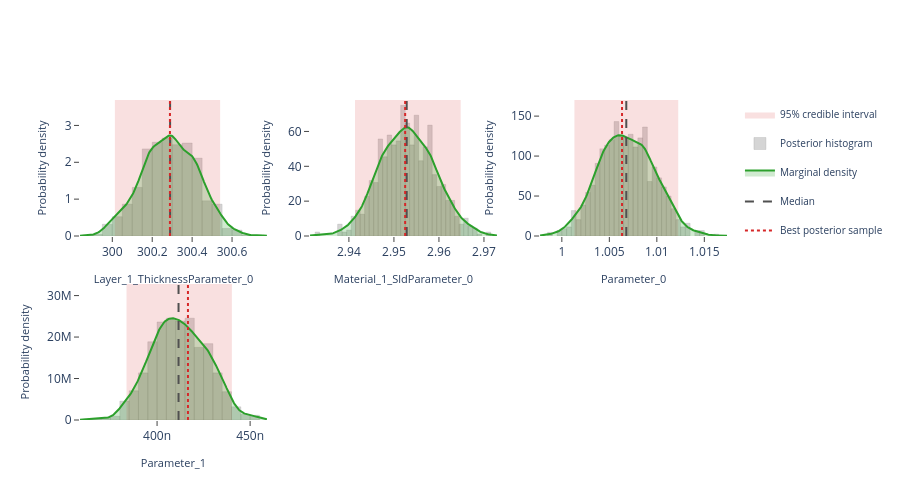

The notebook cell saved with this chart:
### Markdown cell above
## Interactive posterior plots

The next three cells render the same Plotly figures that are shown on the
Bayesian Posterior tab of the EasyReflectometryApp:

* **Marginals** — per-parameter distribution: histogram + smooth KDE marginal,
  shaded 95% credible interval, and median / best-sample lines
  (`plot_distribution` or `posterior.distribution()`)
* **Corner plot** — pairwise marginals + 2-D contours + scatter (`plot_corner`)
* **Traces** — per-chain trace + marginal histogram (`plot_trace`)

The standalone helpers are called with ``return_figure=True`` so they return a
Plotly ``Figure`` that we render in the notebook with ``fig.show()``; the
``PosteriorResults`` methods return the figure directly.

### Code cell
# ---- Marginal posterior distributions ---------------------------------------
# One panel per free parameter, each overlaying the posterior histogram, a
# smooth Gaussian-KDE marginal, the shaded 95% credible interval, and the
# median / best-sample reference lines.  Mirrors the "Marginals" sub-tab in
# the EasyReflectometryApp.

# The PosteriorResults method passes ``logp`` through automatically so the
# best posterior sample (MAP) line is drawn:
fig = posterior.distribution()
fig.show()

# Standalone equivalent (pass ``logp`` to get the best-sample line):
# fig = plot_distribution(
#     posterior.draws,
#     posterior.param_names,
#     logp=posterior.logp,
#     return_figure=True,
# )
# fig.show()

### Figure 1 — Plotly figure (JSON) as saved in the notebook; plotly's stock layout.template omitted (floating-point values rounded to 4 significant figures; data arrays with more than 128 entries replaced by an {"elided": "..."} marker saying what was removed)
{"data": [{"fill": "toself", "fillcolor": "rgba(214, 39, 40, 0.14)", "hoverinfo": "skip", "legendgroup": "95% credible interval", "line": {"color": "rgba(214, 39, 40, 0.14)", "width": 0}, "mode": "lines", "name": "95% credible interval", "showlegend": true, "type": "scatter", "x": [300.0, 300.5, 300.5, 300.0, 300.0], "xaxis": "x", "y": [0.0, 0.0, 3.69, 3.69, 0.0], "yaxis": "y"}, {"histnorm": "probability density", "hovertemplate": "sample=%{x:.4f}<br>density: %{y:.2f}<extra></extra>", "legendgroup": "histogram", "marker": {"color": "rgba(120, 120, 120, 0.38)", "line": {"color": "rgba(120, 120, 120, 0.24)", "width": 1}}, "name": "Posterior histogram", "nbinsx": 40, "opacity": 0.82, "showlegend": true, "type": "histogram", "x": {"elided": "880 float values"}, "xaxis": "x", "yaxis": "y"}, {"fill": "tozeroy", "fillcolor": "rgba(44, 160, 44, 0.22)", "hovertemplate": "Layer_1_ThicknessParameter_0: %{x:.4f}<br>density: %{y:.4f}<extra></extra>", "legendgroup": "marginal", "line": {"color": "rgb(44, 160, 44)", "width": 2}, "mode": "lines", "name": "Marginal density", "showlegend": true, "type": "scatter", "x": {"elided": "256 float values"}, "xaxis": "x", "y": {"elided": "256 float values"}, "yaxis": "y"}, {"hovertemplate": "Median: %{x:.4f}<extra></extra>", "legendgroup": "Median", "line": {"color": "rgb(80, 80, 80)", "dash": "dash", "width": 2}, "mode": "lines", "name": "Median", "showlegend": true, "type": "scatter", "x": [300.3, 300.3], "xaxis": "x", "y": [0.0, 3.69], "yaxis": "y"}, {"hovertemplate": "Best posterior sample: %{x:.4f}<extra></extra>", "legendgroup": "Best posterior sample", "line": {"color": "rgb(214, 39, 40)", "dash": "dot", "width": 2}, "mode": "lines", "name": "Best posterior sample", "showlegend": true, "type": "scatter", "x": [300.3, 300.3], "xaxis": "x", "y": [0.0, 3.69], "yaxis": "y"}, {"fill": "toself", "fillcolor": "rgba(214, 39, 40, 0.14)", "hoverinfo": "skip", "legendgroup": "95% credible interval", "line": {"color": "rgba(214, 39, 40, 0.14)", "width": 0}, "mode": "lines", "name": "95% credible interval", "showlegend": false, "type": "scatter", "x": [2.941, 2.965, 2.965, 2.941, 2.941], "xaxis": "x2", "y": [0.0, 0.0, 78.04, 78.04, 0.0], "yaxis": "y2"}, {"histnorm": "probability density", "hovertemplate": "sample=%{x:.4f}<br>density: %{y:.2f}<extra></extra>", "legendgroup": "histogram", "marker": {"color": "rgba(120, 120, 120, 0.38)", "line": {"color": "rgba(120, 120, 120, 0.24)", "width": 1}}, "name": "Posterior histogram", "nbinsx": 40, "opacity": 0.82, "showlegend": false, "type": "histogram", "x": {"elided": "880 float values"}, "xaxis": "x2", "yaxis": "y2"}, {"fill": "tozeroy", "fillcolor": "rgba(44, 160, 44, 0.22)", "hovertemplate": "Material_1_SldParameter_0: %{x:.4f}<br>density: %{y:.4f}<extra></extra>", "legendgroup": "marginal", "line": {"color": "rgb(44, 160, 44)", "width": 2}, "mode": "lines", "name": "Marginal density", "showlegend": false, "type": "scatter", "x": {"elided": "256 float values"}, "xaxis": "x2", "y": {"elided": "256 float values"}, "yaxis": "y2"}, {"hovertemplate": "Median: %{x:.4f}<extra></extra>", "legendgroup": "Median", "line": {"color": "rgb(80, 80, 80)", "dash": "dash", "width": 2}, "mode": "lines", "name": "Median", "showlegend": false, "type": "scatter", "x": [2.953, 2.953], "xaxis": "x2", "y": [0.0, 78.04], "yaxis": "y2"}, {"hovertemplate": "Best posterior sample: %{x:.4f}<extra></extra>", "legendgroup": "Best posterior sample", "line": {"color": "rgb(214, 39, 40)", "dash": "dot", "width": 2}, "mode": "lines", "name": "Best posterior sample", "showlegend": false, "type": "scatter", "x": [2.952, 2.952], "xaxis": "x2", "y": [0.0, 78.04], "yaxis": "y2"}, {"fill": "toself", "fillcolor": "rgba(214, 39, 40, 0.14)", "hoverinfo": "skip", "legendgroup": "95% credible interval", "line": {"color": "rgba(214, 39, 40, 0.14)", "width": 0}, "mode": "lines", "name": "95% credible interval", "showlegend": false, "type": "scatter", "x": [1.001, 1.012, 1.012, 1.001, 1.001], "xaxis": "x3", "y": [0.0, 0.0, 170.2, 170.2, 0.0], "yaxis": "y3"}, {"histnorm": "probability density", "hovertemplate": "sample=%{x:.4f}<br>density: %{y:.2f}<extra></extra>", "legendgroup": "histogram", "marker": {"color": "rgba(120, 120, 120, 0.38)", "line": {"color": "rgba(120, 120, 120, 0.24)", "width": 1}}, "name": "Posterior histogram", "nbinsx": 40, "opacity": 0.82, "showlegend": false, "type": "histogram", "x": {"elided": "880 float values"}, "xaxis": "x3", "yaxis": "y3"}, {"fill": "tozeroy", "fillcolor": "rgba(44, 160, 44, 0.22)", "hovertemplate": "Parameter_0: %{x:.4f}<br>density: %{y:.4f}<extra></extra>", "legendgroup": "marginal", "line": {"color": "rgb(44, 160, 44)", "width": 2}, "mode": "lines", "name": "Marginal density", "showlegend": false, "type": "scatter", "x": {"elided": "256 float values"}, "xaxis": "x3", "y": {"elided": "256 float values"}, "yaxis": "y3"}, {"hovertemplate": "Median: %{x:.4f}<extra></extra>", "legendgroup": "Median", "line": {"color": "rgb(80, 80, 80)", "dash": "dash", "width": 2}, "mode": "lines", "name": "Median", "showlegend": false, "type": "scatter", "x": [1.007, 1.007], "xaxis": "x3", "y": [0.0, 170.2], "yaxis": "y3"}, {"hovertemplate": "Best posterior sample: %{x:.4f}<extra></extra>", "legendgroup": "Best posterior sample", "line": {"color": "rgb(214, 39, 40)", "dash": "dot", "width": 2}, "mode": "lines", "name": "Best posterior sample", "showlegend": false, "type": "scatter", "x": [1.006, 1.006], "xaxis": "x3", "y": [0.0, 170.2], "yaxis": "y3"}, {"fill": "toself", "fillcolor": "rgba(214, 39, 40, 0.14)", "hoverinfo": "skip", "legendgroup": "95% credible interval", "line": {"color": "rgba(214, 39, 40, 0.14)", "width": 0}, "mode": "lines", "name": "95% credible interval", "showlegend": false, "type": "scatter", "x": [3.836e-07, 4.402e-07, 4.402e-07, 3.836e-07, 3.836e-07], "xaxis": "x4", "y": [0.0, 0.0, 32800000.0, 32800000.0, 0.0], "yaxis": "y4"}, {"histnorm": "probability density", "hovertemplate": "sample=%{x:.4f}<br>density: %{y:.2f}<extra></extra>", "legendgroup": "histogram", "marker": {"color": "rgba(120, 120, 120, 0.38)", "line": {"color": "rgba(120, 120, 120, 0.24)", "width": 1}}, "name": "Posterior histogram", "nbinsx": 40, "opacity": 0.82, "showlegend": false, "type": "histogram", "x": {"elided": "880 float values"}, "xaxis": "x4", "yaxis": "y4"}, {"fill": "tozeroy", "fillcolor": "rgba(44, 160, 44, 0.22)", "hovertemplate": "Parameter_1: %{x:.4f}<br>density: %{y:.4f}<extra></extra>", "legendgroup": "marginal", "line": {"color": "rgb(44, 160, 44)", "width": 2}, "mode": "lines", "name": "Marginal density", "showlegend": false, "type": "scatter", "x": {"elided": "256 float values"}, "xaxis": "x4", "y": {"elided": "256 float values"}, "yaxis": "y4"}, {"hovertemplate": "Median: %{x:.4f}<extra></extra>", "legendgroup": "Median", "line": {"color": "rgb(80, 80, 80)", "dash": "dash", "width": 2}, "mode": "lines", "name": "Median", "showlegend": false, "type": "scatter", "x": [4.115e-07, 4.115e-07], "xaxis": "x4", "y": [0.0, 32800000.0], "yaxis": "y4"}, {"hovertemplate": "Best posterior sample: %{x:.4f}<extra></extra>", "legendgroup": "Best posterior sample", "line": {"color": "rgb(214, 39, 40)", "dash": "dot", "width": 2}, "mode": "lines", "name": "Best posterior sample", "showlegend": false, "type": "scatter", "x": [4.166e-07, 4.166e-07], "xaxis": "x4", "y": [0.0, 32800000.0], "yaxis": "y4"}], "layout": {"barmode": "overlay", "height": 500, "legend": {"font": {"size": 10}}, "plot_bgcolor": "white", "showlegend": true, "xaxis": {"anchor": "y", "domain": [0.0, 0.2889], "range": [299.8, 300.8], "showgrid": false, "ticks": "outside", "title": {"font": {"size": 11}, "text": "Layer_1_ThicknessParameter_0"}, "zeroline": false}, "xaxis2": {"anchor": "y2", "domain": [0.3556, 0.6444], "range": [2.931, 2.973], "showgrid": false, "ticks": "outside", "title": {"font": {"size": 11}, "text": "Material_1_SldParameter_0"}, "zeroline": false}, "xaxis3": {"anchor": "y3", "domain": [0.7111, 1.0], "range": [0.9977, 1.017], "showgrid": false, "ticks": "outside", "title": {"font": {"size": 11}, "text": "Parameter_0"}, "zeroline": false}, "xaxis4": {"anchor": "y4", "domain": [0.0, 0.2889], "range": [3.586e-07, 4.59e-07], "showgrid": false, "ticks": "outside", "title": {"font": {"size": 11}, "text": "Parameter_1"}, "zeroline": false}, "xaxis5": {"anchor": "y5", "domain": [0.3556, 0.6444], "showgrid": false, "ticks": "outside", "zeroline": false}, "xaxis6": {"anchor": "y6", "domain": [0.7111, 1.0], "showgrid": false, "ticks": "outside", "zeroline": false}, "yaxis": {"anchor": "x", "domain": [0.575, 1.0], "range": [0.0, 3.69], "showgrid": false, "ticks": "outside", "title": {"font": {"size": 11}, "text": "Probability density"}, "zeroline": false}, "yaxis2": {"anchor": "x2", "domain": [0.575, 1.0], "range": [0.0, 78.04], "showgrid": false, "ticks": "outside", "title": {"font": {"size": 11}, "text": "Probability density"}, "zeroline": false}, "yaxis3": {"anchor": "x3", "domain": [0.575, 1.0], "range": [0.0, 170.2], "showgrid": false, "ticks": "outside", "title": {"font": {"size": 11}, "text": "Probability density"}, "zeroline": false}, "yaxis4": {"anchor": "x4", "domain": [0.0, 0.425], "range": [0.0, 32800000.0], "showgrid": false, "ticks": "outside", "title": {"font": {"size": 11}, "text": "Probability density"}, "zeroline": false}, "yaxis5": {"anchor": "x5", "domain": [0.0, 0.425], "showgrid": false, "ticks": "outside", "zeroline": false}, "yaxis6": {"anchor": "x6", "domain": [0.0, 0.425], "showgrid": false, "ticks": "outside", "zeroline": false}}}
